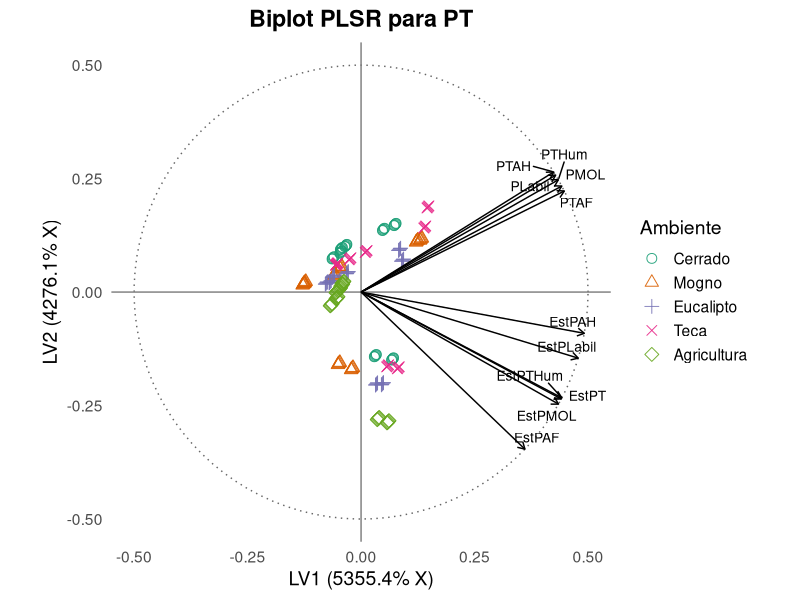

R code for this plot: (Note: this script raises an error after producing the figure.)
# Carregar pacotes
library(pls)
library(ggplot2)
library(ggrepel)
library(dplyr)
library(readxl)
library(tidyr)


rm(list = ls())     
gc()

# Carregar dados
dados <- read_excel("../banco_dados.xlsx", sheet = "DADOS") %>% na.omit()
names(dados) <- trimws(names(dados))  # Corrigir espaços nos nomes

# Variáveis preditoras relacionadas ao fósforo (P)
variaveis_P <- c(
  "PLabil", "PMOL", "PTAF", "PTAH", "PTHum",
  "EstPT", "EstPLabil", "EstPMOL", "EstPAF", "EstPAH", "EstPTHum"
)
X <- dados %>% select(all_of(variaveis_P))
Y_PT <- dados$PT
grupo <- factor(dados$Amb, levels = 1:5,
                labels = c("Cerrado", "Mogno", "Eucalipto", "Teca", "Agricultura"))

# Rodar PLSR
modelo <- plsr(Y_PT ~ ., data = X, ncomp = 2, validation = "LOO")
expl_x <- explvar(modelo)[1:2] * 100
label_x <- paste0("LV1 (", round(expl_x[1], 1), "% X)")
label_y <- paste0("LV2 (", round(expl_x[2], 1), "% X)")



# Scores
scores_df <- as.data.frame(scores(modelo)[, 1:2])
colnames(scores_df) <- c("LV1", "LV2")
scores_df <- scores_df %>%
  mutate(
    LV1 = LV1 * 4,
    LV2 = LV2 * 4
  )
colnames(scores_df) <- c("LV1", "LV2")
scores_df$Amb <- grupo

# Loadings normalizados
loadings_raw <- loadings(modelo)[, 1:2]
loadings_scaled <- sweep(loadings_raw, 1, sqrt(rowSums(loadings_raw^2)), FUN = "/")
loadings_df <- as.data.frame(loadings_scaled)
colnames(loadings_df) <- c("LV1", "LV2")
loadings_df$var <- rownames(loadings_df)

# Escalar os loadings para caber no raio de 1.2
escala_setas <- 0.5
loadings_df$LV1 <- loadings_df$LV1 * escala_setas
loadings_df$LV2 <- loadings_df$LV2 * escala_setas

# Círculo de correlação ajustado (raio = 1.2)
circle <- data.frame(
  x = cos(seq(0, 2 * pi, length.out = 100)) * escala_setas,
  y = sin(seq(0, 2 * pi, length.out = 100)) * escala_setas
)

# Gráfico PLSR com ajustes visuais
biplot_pt <- ggplot() +
  geom_path(data = circle, aes(x = x, y = y),
            linetype = "dotted", color = "gray40") +
  geom_hline(yintercept = 0, color = "gray50") +
  geom_vline(xintercept = 0, color = "gray50") +
  geom_point(data = scores_df, aes(x = LV1, y = LV2, shape = Amb, color = Amb),
             size = 3, alpha = 0.9) +
  geom_segment(data = loadings_df,
               aes(x = 0, y = 0, xend = LV1, yend = LV2),
               arrow = arrow(length = unit(0.2, "cm")), color = "black") +
  geom_text_repel(data = loadings_df,
                  aes(x = LV1, y = LV2, label = var), size = 3.5) +
  coord_fixed(xlim = c(-0.5, 0.5), ylim = c(-0.5, 0.5)) +
  scale_color_brewer(palette = "Dark2") +
  scale_shape_manual(values = 1:5) +
  labs(
    title = "Biplot PLSR para PT",
    x = label_x, 
    y = label_y, 
    color = "Ambiente", 
    shape = "Ambiente"
  ) +
  theme_minimal(base_size = 14) +
  theme(
    panel.grid = element_blank(), 
    legend.position = "right",
    plot.title = element_text(face = "bold", hjust = 0.5)
  )

print(biplot_pt)

# Exportar biplot
ggsave("../../2-FIGURAS/biplot_plsr_pt.png", plot = biplot_pt, width = 10, height = 8, dpi = 300)


# TABELA 1 – Estatísticas descritivas
tabela_descr <- X %>%
  summarise_all(list(
    media = mean, sd = sd, min = min, max = max,
    cv = ~ 100 * sd(.) / mean(.)
  )) %>%
  pivot_longer(cols = everything(),
               names_to = c("Variável", ".value"),
               names_sep = "_")

# TABELA 2 – Variância explicada acumulada
r2 <- R2(modelo, estimate = "train")
r2y <- round(100 * r2$val[1, 1, c("1 comps", "2 comps")], 2)
expl_x <- round(explvar(modelo)[1:2] * 100, 2)
tabela_r2 <- data.frame(
  Componente = c("LV1", "LV2"),
  R2X_acum = expl_x,
  R2Y_acum = r2y
)

# TABELA 3 – Loadings
tabela_loadings <- as.data.frame(loadings(modelo)[, 1:2])
colnames(tabela_loadings) <- c("LV1", "LV2")
tabela_loadings$Variável <- rownames(tabela_loadings)
tabela_loadings <- tabela_loadings[, c("Variável", "LV1", "LV2")]

# TABELA 4 – VIP scores
vip_pls <- function(object) {
  SS <- c(object$Yloadings[, 1]^2) * colSums(object$scores^2)
  W <- object$loading.weights
  p <- nrow(W)
  h <- ncol(object$scores)
  VIP <- rep(0, p)
  for (j in 1:p) {
    weight_sq <- W[j, ]^2
    VIP[j] <- sqrt(p * sum(SS * weight_sq) / sum(SS))
  }
  names(VIP) <- rownames(W)
  return(VIP)
}
vip_scores <- vip_pls(modelo)
tabela_vip <- data.frame(
  Variável = names(vip_scores),
  VIP = round(vip_scores, 3)
) %>% arrange(desc(VIP))

# Gráfico de VIP
grafico_vip_pt <- ggplot(tabela_vip, aes(x = reorder(Variável, VIP), y = VIP)) +
  geom_segment(aes(xend = Variável, y = 0, yend = VIP), color = "blue", size = 0.7) +
  geom_point(color = "blue", size = 2.5) +
  geom_hline(yintercept = 0.8, linetype = "dashed", color = "black") +
  labs(
    title = "Importância das Variáveis segundo VIP (Critério de Wold)",
    x = "Variáveis preditoras",
    y = "VIP Score"
  ) +
  theme_minimal(base_size = 14) +
  theme(axis.text.x = element_text(angle = 45, hjust = 1),
        plot.title = element_text(face = "bold", hjust = 0.5))

print(grafico_vip_pt)

# Exportar gráfico VIP
ggsave("../../2-FIGURAS/vip_pt.png", plot = grafico_vip_pt, width = 10, height = 8, dpi = 300)

# Exibir tabelas no console
print("TABELA 1 – Estatísticas descritivas:")
print(tabela_descr, digits = 3)
print("TABELA 2 – Variância explicada:")
print(tabela_r2)
print("TABELA 3 – Loadings das variáveis:")
print(tabela_loadings, digits = 3)
print("TABELA 4 – VIP (Critério de Wold):")
print(tabela_vip)

# Exportar tabela VIP
write.csv(tabela_vip, "../../5-GRAFICOS/tabela_vip_pt.csv", row.names = FALSE)




# ==========================
# FIGURA 4 – Y observado vs. Y predito
# ==========================

# Previsões do modelo com Y_PT
y_pred <- predict(modelo, ncomp = 2)
df_pred <- data.frame(
  Observado = Y_PT,
  Predito = y_pred[, , 1],
  Ambiente = grupo
)

# Criar linha de tendência
modelo_lm <- lm(Predito ~ Observado, data = df_pred)
linha_trend <- data.frame(
  Observado = seq(min(df_pred$Observado), max(df_pred$Observado), length.out = 100)
)
linha_trend$Predito <- predict(modelo_lm, newdata = linha_trend)

# Gráfico final
grafico_pred_pt <- ggplot(df_pred, aes(x = Observado, y = Predito)) +
  geom_point(aes(fill = Ambiente), shape = 21, color = "black", size = 3, stroke = 1) +
  geom_line(data = linha_trend, aes(x = Observado, y = Predito), color = "black", linewidth = 1) +
  scale_fill_brewer(palette = "Dark2") +
  labs(
    title = "Valores observados vs. preditos para PT (PLSR)",
    x = "PT observado",
    y = "PT predito",
    fill = "Ambiente"
  ) +
  theme_minimal(base_size = 14) +
  theme(
    legend.position = "right",
    plot.title = element_text(face = "bold", hjust = 0.5)
  )

print(grafico_pred_pt)

# Exportar gráfico de predição
ggsave("../../2-FIGURAS/predicoes_pt.png", plot = grafico_pred_pt, width = 10, height = 8, dpi = 300)

       
# ==========================
# FIGURA 5 – Resíduos vs. Y predito
# ==========================
residuos <- Y_PT - y_pred[, , 1]
df_resid <- data.frame(Predito = y_pred[, , 1], Resíduo = residuos)

grafico_resid_pt <- ggplot(df_resid, aes(x = Predito, y = Resíduo)) +
  geom_point(alpha = 0.7) +
  geom_hline(yintercept = 0, linetype = "dashed", color = "gray50") +
  labs(
    title = "Resíduos vs. valores preditos (PLSR)",
    x = "PT predito",
    y = "Resíduo"
  ) +
  theme_minimal(base_size = 14)

print(grafico_resid_pt)

# Exportar gráfico de resíduos
ggsave("../../2-FIGURAS/residuos_pt.png", plot = grafico_resid_pt, width = 10, height = 8, dpi = 300)
